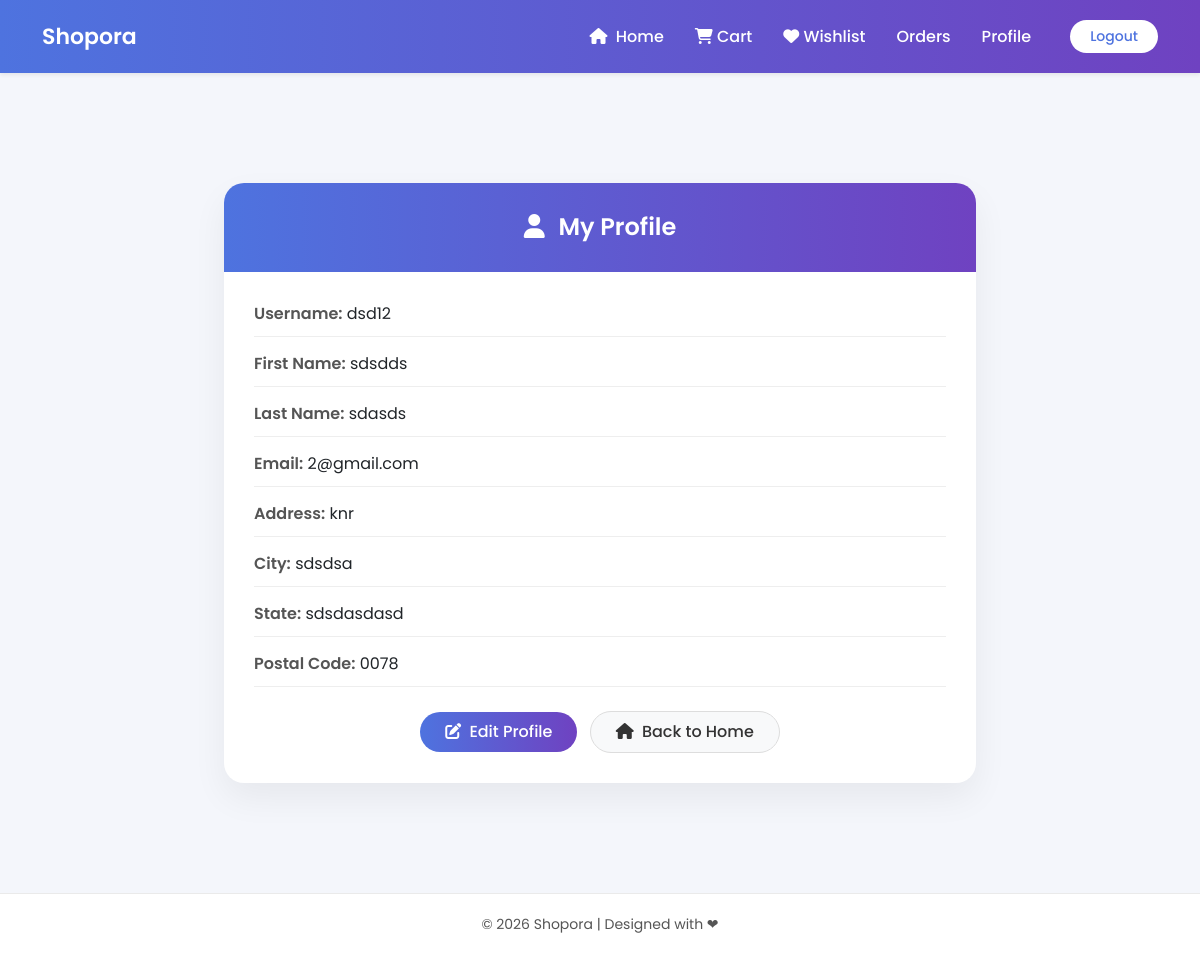
/view_profile (signed in), run on the app's committed database.
### user/models.py (models this page shows)
class reg(models.Model):
    user=models.OneToOneField(User,on_delete=models.CASCADE)
    address=models.TextField()
    city=models.CharField(max_length=100)
    postalcode=models.CharField(max_length=100)
    state=models.CharField(max_length=100)
    phone=models.CharField(max_length=100,null=True,blank=True)

### user/views.py (the view)
# urls.py: path('view_profile',views.view_profile,name='view_profile'),
def view_profile(request):
    profile = get_object_or_404(reg, user=request.user)
    return render(request, 'user/view_profile.html', {'profile': profile})

### template/user/view_profile.html (shortened to what this page needs)
{% extends 'user/base.html' %}
{% block content %}
<div class="container profile-wrapper">
    <div class="row justify-content-center">
        <div class="col-md-8">
            <div class="profile-card">
                <div class="profile-header">
                    <h4>
                        <i class="fa-solid fa-user me-2"></i>
                        My Profile
                    </h4>
                </div>
                <div class="profile-body">
                    <div class="profile-info">
                        <span class="profile-label">Username:</span>
                        {{ request.user.username }}
                    </div>
                    <div class="profile-info">
                        <span class="profile-label">First Name:</span>
                        {{ request.user.first_name }}
                    </div>
                    <div class="profile-info">
                        <span class="profile-label">Last Name:</span>
                        {{ request.user.last_name }}
                    </div>
                    <div class="profile-info">
                        <span class="profile-label">Email:</span>
                        {{ request.user.email }}
                    </div>
                    <div class="profile-info">
                        <span class="profile-label">Address:</span>
                        {{ profile.address }}
                    </div>
                    <div class="profile-info">
                        <span class="profile-label">City:</span>
                        {{ profile.city }}
                    </div>
                    <div class="profile-info">
                        <span class="profile-label">State:</span>
                        {{ profile.state }}
                    </div>
                    <div class="profile-info">
                        <span class="profile-label">Postal Code:</span>
                        {{ profile.postalcode }}
                    </div>
                    <div class="text-center mt-4">
    <a href="{% url 'edit_profile' %}" class="btn btn-edit me-2">
        <i class="fa-solid fa-pen-to-square me-1"></i>
        Edit Profile
    </a>
    <a href="{% url 'userhome' %}" class="btn btn-home">
        <i class="fa-solid fa-house me-1"></i>
        Back to Home
    </a>
</div>
                </div>
            </div>
        </div>
    </div>
</div>
{% endblock %}

### template/user/base.html (style rules this page uses)
body { font-family: 'Poppins', sans-serif; background: #f5f7fb; }

### template/user/view_profile.html (style rules this page uses)
body { background: #f4f6fb; }
.profile-wrapper { padding: 60px 0; min-height: 80vh; }
.profile-card { background: #ffffff; border-radius: 20px; box-shadow: 0 15px 35px rgba(0,0,0,0.06); overflow: hidden; }
.profile-header { background: linear-gradient(90deg, #4e73df, #6f42c1); padding: 30px; text-align: center; color: white; }
.profile-header h4 { margin: 0; font-weight: 600; }
.profile-body { padding: 30px; }
.profile-info { margin-bottom: 15px; padding-bottom: 10px; border-bottom: 1px solid #eee; }
.profile-label { font-weight: 600; color: #555; }
.btn-edit { border-radius: 30px; padding: 8px 25px; background: linear-gradient(90deg, #4e73df, #6f42c1); border: none; color: white; font-weight: 500; }
.btn-home { border-radius: 30px; padding: 8px 25px; background: #f8f9fa; border: 1px solid #ddd; font-weight: 500; color: #333; }

### data on the page
reg: address "knr", city "sdsdsa", state "sdsdasdasd", postalcode "0078"

### other printed values
{{ request.user.username }} "dsd12"
{{ request.user.first_name }} "sdsdds"
{{ request.user.last_name }} "sdasds"
{{ request.user.email }} "2@gmail.com"
